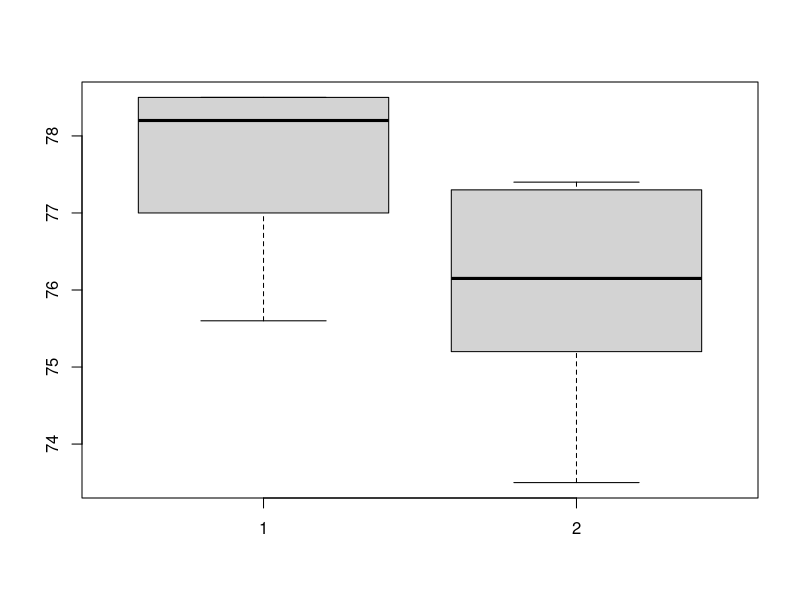
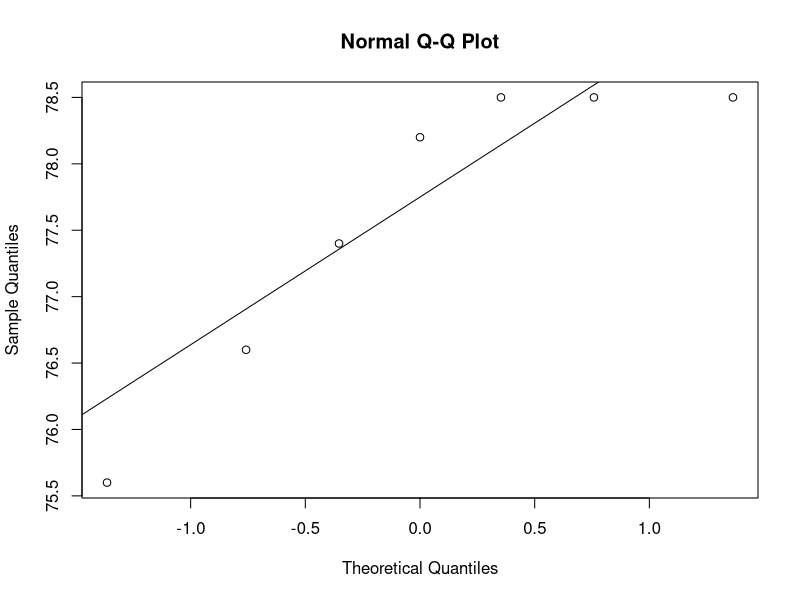
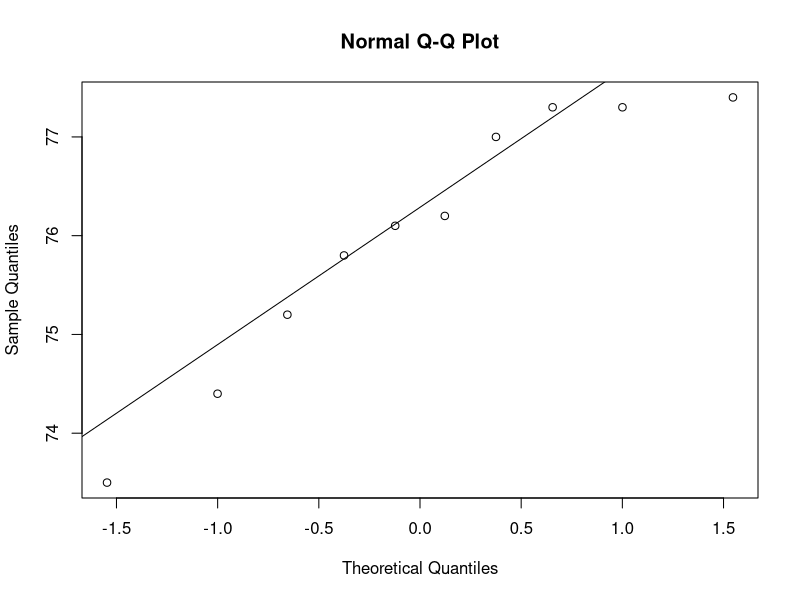

The R source for these figures, in order:
a <- c(78.2, 78.5,75.6,78.5,78.5,77.4,76.6)
b <- c(76.1, 75.2,75.8,77.3,77.3,77.0,74.4,76.2,73.5,77.4)

boxplot(a, b)

shapiro.test(a)
qqnorm(a)
qqline(a)

shapiro.test(b)
qqnorm(b)
qqline(b)

# równość wariancji
var(a)
var(b)
var.test(a, b, alternative = "less")

# ,,test główny'' - test t-Studenta
# H0: mu_1 = mu_2
# H1: mu_1 > mu_2
mean(a)
mean(b)
t.test(a, b, alternative = "greater", var.equal = TRUE)